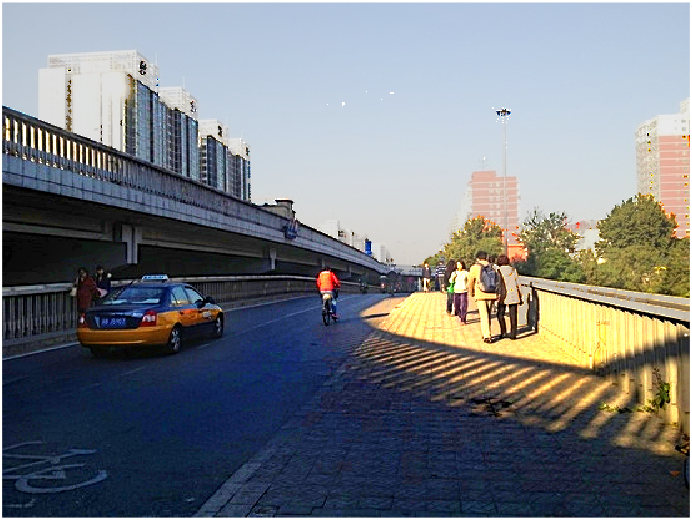
%> input picture 天空分割改进/29.png, 692 x 520 px
$ octave --eval "result = skydetection(imread('29.png'));"   (GNU Octave 9; MATLAB toolbox functions it lacks are replaced by stand-ins)
%> lines starting %> are read from the running program, lines starting %| are printed output that depends on the picture; in (x1, y1, x2, y2) boxes, pixels count from 0 and x2, y2 are one past the last pixel; in counts of white or black regions, pixels touching at a corner belong together; the program's own positions count from 1
function [I_sky,I_back,A4]=skydetection(I)
%OTSU分割算法
I_f=rgb2gray(I);%先把彩色图变灰度图
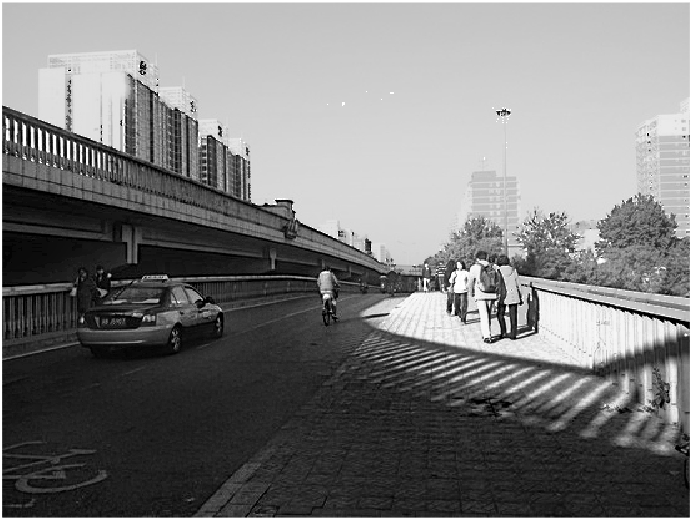
%> I_f: size 520x692 uint8; min 0, max 255, mean 122.2
figure;imshow(I_f);
level = graythresh(I_f);%寻找方差最大时的阈值
%> level = 0.494
BW = imbinarize(I_f,level);
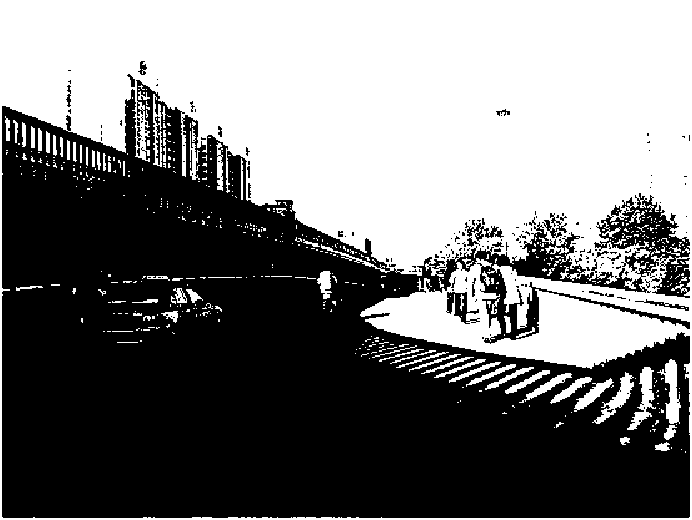
%> BW: size 520x692 logical; 47.2% white; 539 white regions (459 under 20 px), largest, box (x1, y1, x2, y2) and area: (0, 0, 692, 520) 159246, (657, 359, 681, 424) 695, (627, 367, 656, 430) 660
BW=1-BW;
BW=1-imfill(BW,'holes');
%> BW: size 520x692 double; values 0 (black) and 1 (white), 44% white; 1 white region, box (x1, y1, x2, y2) and area: (0, 0, 692, 520) 158350
% figure;
% imshow(BW);
% title('图像分割');
se=strel('disk',1);% disk 21
de=strel('disk',10);

A4=BW;
A4=bwmorph(A4,'bridge',inf);
%> A4: size 520x692 logical; 44.2% white; 1 white region, box (x1, y1, x2, y2) and area: (0, 0, 692, 520) 159015
A4=bwmorph(A4,'clean',inf);
A4=imerode(A4,se);
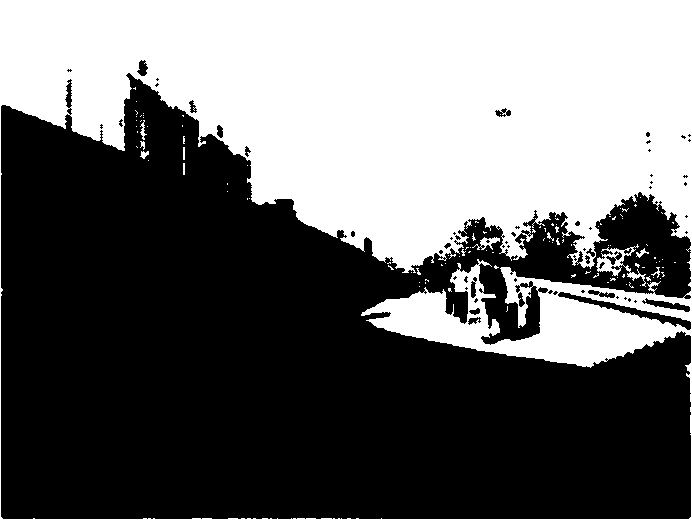
%> A4: size 520x692 logical; 41.8% white; 110 white regions (99 under 20 px), largest, box (x1, y1, x2, y2) and area: (0, 0, 692, 520) 148947, (596, 244, 646, 287) 562, (472, 237, 500, 250) 141
%A4=imdilate(A4,de);
% figure;imshow(A4);
I_sky(:,:,1)=double(I(:,:,1)).*A4;%天空R
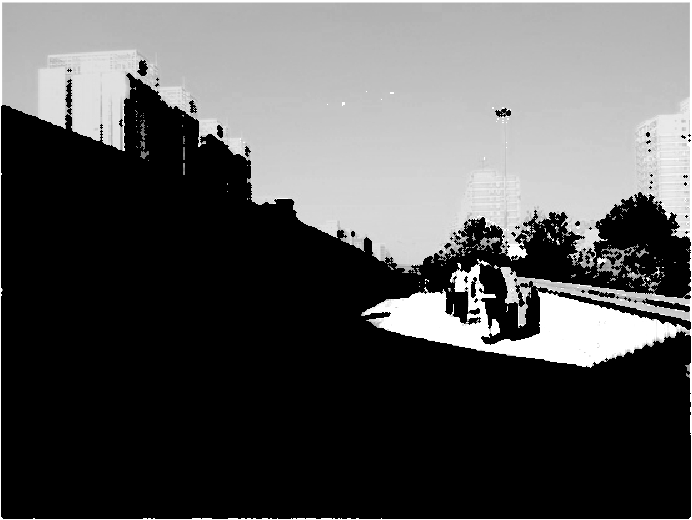
%> I_sky: size 520x692 double; min 0, max 255, mean 85.3
I_sky(:,:,2)=double(I(:,:,2)).*A4;%G
I_sky(:,:,3)=double(I(:,:,3)).*A4;%B
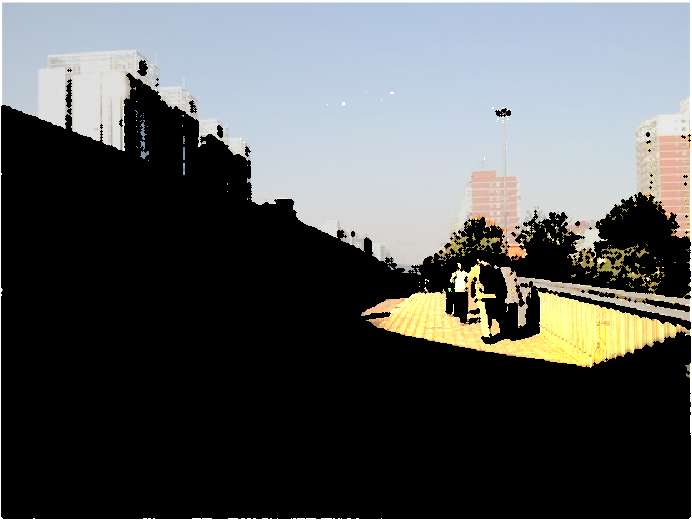
%> I_sky: size 520x692x3 double; mean R, G, B 85.3, 87.7, 87.7
%  figure;imshow(uint8(I_sky));
%title('分割后的天空');

B4=~A4;%非天空区域
I_back(:,:,1)=double(I(:,:,1)).*B4;%背景
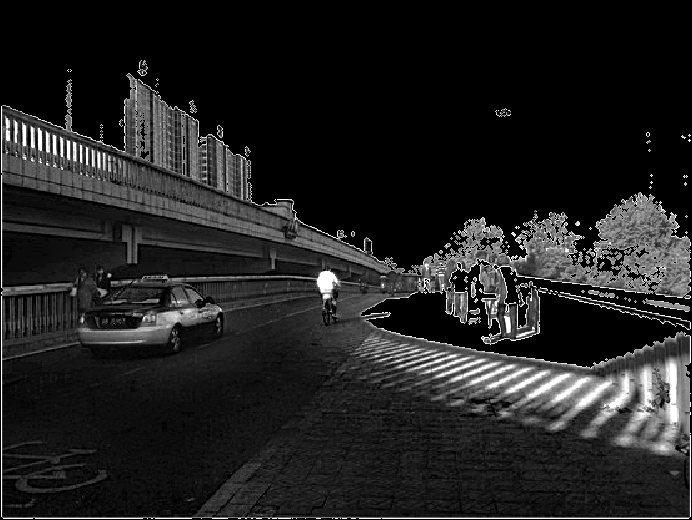
%> I_back: size 520x692 double; min 0, max 255, mean 33.1
I_back(:,:,2)=double(I(:,:,2)).*B4;
I_back(:,:,3)=double(I(:,:,3)).*B4;
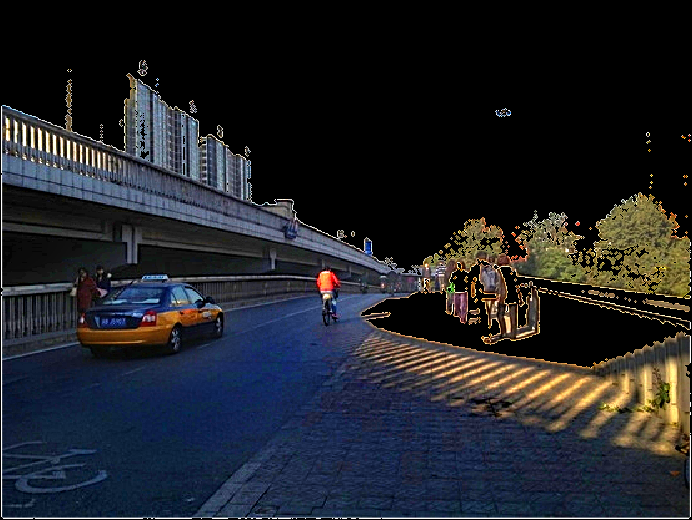
%> I_back: size 520x692x3 double; mean R, G, B 33.1, 35.2, 40.8
%  figure;imshow(uint8(I_back));title('分割后的背景');%将数据类型转化为uint8后才能够进行显示
end
